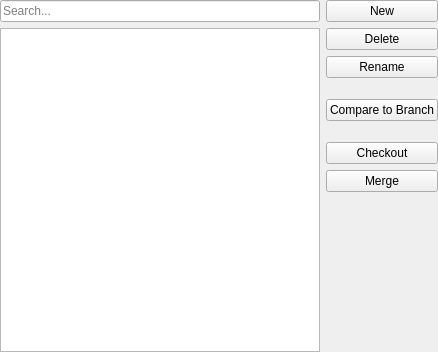
<?xml version="1.0" encoding="UTF-8"?>
<ui version="4.0">
 <class>BranchDialogBase</class>
 <widget class="QWidget" name="BranchDialogBase">
  <property name="geometry">
   <rect>
    <x>0</x>
    <y>0</y>
    <width>438</width>
    <height>352</height>
   </rect>
  </property>
  <layout class="QGridLayout" name="gridLayout">
   <property name="leftMargin">
    <number>0</number>
   </property>
   <property name="topMargin">
    <number>0</number>
   </property>
   <property name="rightMargin">
    <number>0</number>
   </property>
   <property name="bottomMargin">
    <number>0</number>
   </property>
   <item row="0" column="2">
    <layout class="QVBoxLayout" name="verticalLayout">
     <item>
      <widget class="QPushButton" name="newButton">
       <property name="toolTip">
        <string comment="@info:tooltip">Creates new branch based on the selected branch</string>
       </property>
       <property name="text">
        <string comment="@action:button new branch">New</string>
       </property>
      </widget>
     </item>
     <item>
      <widget class="QPushButton" name="deleteButton">
       <property name="toolTip">
        <string comment="@info:tooltip">The same as git branch -D</string>
       </property>
       <property name="text">
        <string comment="@action:button">Delete</string>
       </property>
      </widget>
     </item>
     <item>
      <widget class="QPushButton" name="renameButton">
       <property name="text">
        <string comment="@action:button">Rename</string>
       </property>
       <property name="icon">
        <iconset theme="edit-rename"/>
       </property>
      </widget>
     </item>
     <item>
      <spacer name="verticalSpacer_2">
       <property name="orientation">
        <enum>Qt::Vertical</enum>
       </property>
       <property name="sizeType">
        <enum>QSizePolicy::Fixed</enum>
       </property>
       <property name="sizeHint" stdset="0">
        <size>
         <width>20</width>
         <height>15</height>
        </size>
       </property>
      </spacer>
     </item>
     <item>
      <widget class="QPushButton" name="diffButton">
       <property name="toolTip">
        <string comment="@info:tooltip">&lt;p&gt;Show changes between the current branch (or staging area, if not empty) and the last commit on the selected branch.&lt;/p&gt;</string>
       </property>
       <property name="text">
        <string comment="@action:button">Compare to Branch</string>
       </property>
      </widget>
     </item>
     <item>
      <spacer name="verticalSpacer_3">
       <property name="orientation">
        <enum>Qt::Vertical</enum>
       </property>
       <property name="sizeType">
        <enum>QSizePolicy::Fixed</enum>
       </property>
       <property name="sizeHint" stdset="0">
        <size>
         <width>20</width>
         <height>15</height>
        </size>
       </property>
      </spacer>
     </item>
     <item>
      <widget class="QPushButton" name="checkoutButton">
       <property name="toolTip">
        <string comment="@info:tooltip">Checkout to the selected branch</string>
       </property>
       <property name="text">
        <string comment="@action:button checkout a version">Checkout</string>
       </property>
       <property name="icon">
        <iconset theme="dialog-ok-apply"/>
       </property>
      </widget>
     </item>
     <item>
      <widget class="QPushButton" name="mergeButton">
       <property name="text">
        <string comment="@action:button merge a branch">Merge</string>
       </property>
      </widget>
     </item>
     <item>
      <spacer name="verticalSpacer">
       <property name="orientation">
        <enum>Qt::Vertical</enum>
       </property>
       <property name="sizeHint" stdset="0">
        <size>
         <width>20</width>
         <height>40</height>
        </size>
       </property>
      </spacer>
     </item>
    </layout>
   </item>
   <item row="0" column="1">
    <layout class="QVBoxLayout" name="verticalLayout_2" stretch="0,0">
     <item>
      <widget class="QLineEdit" name="branchFilterEdit">
       <property name="text">
        <string/>
       </property>
       <property name="placeholderText">
        <string comment="@info:placeholder">Search...</string>
       </property>
      </widget>
     </item>
     <item>
      <widget class="QListView" name="branchView">
       <property name="editTriggers">
        <set>QAbstractItemView::EditKeyPressed</set>
       </property>
      </widget>
     </item>
    </layout>
   </item>
  </layout>
 </widget>
 <resources/>
 <connections/>
</ui>
